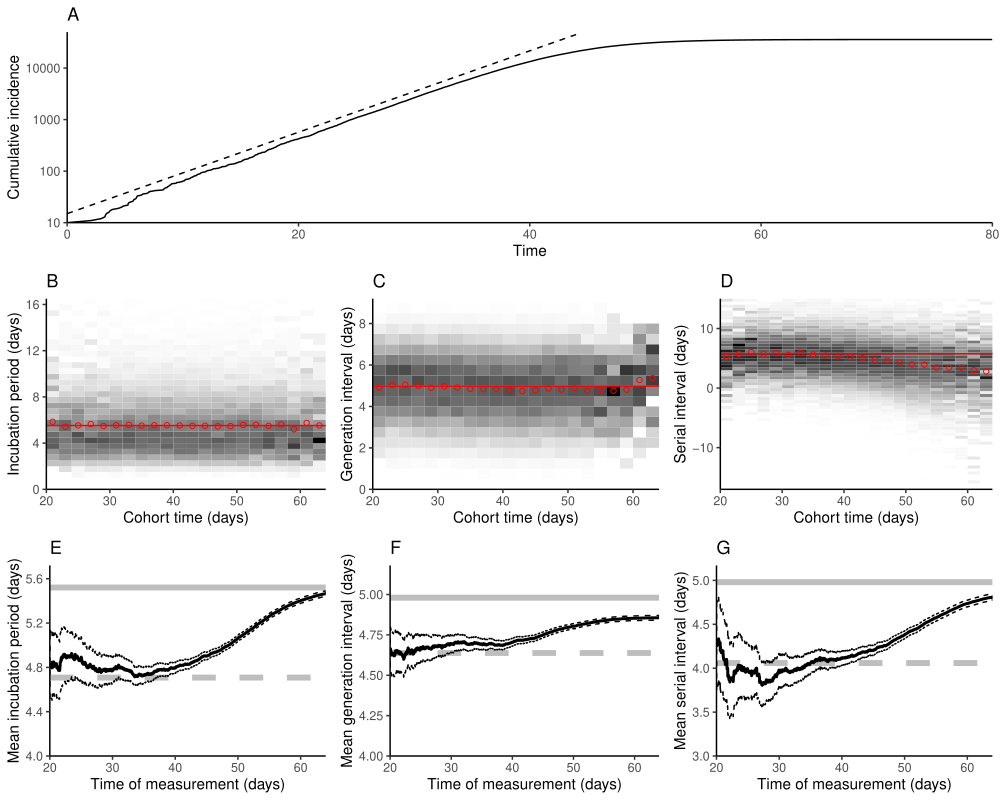

Generate this figure with R:
library(tidyr)
library(dplyr)
library(ggplot2); theme_set(theme_bw())
library(gridExtra)
source("renewal_det.R")

load("sir_sim.rda")

rr <- renewal_det(tmax=110)

plot(sir_sim$data, type="l", log="y")

lines(rr$tvec, cumsum(rr$Ivec), col=2)

## model parameters
meanlog <- 1.621
sdlog <- 0.418
scale <- 5.5
shape <- 4.1
r <- 1/5.5

set.seed(101)
inc <- rlnorm(50000, meanlog, sdlog)
minc <- mean(inc)
winc <- weighted.mean(inc, exp(-r*inc))

gen <- rweibull(50000, shape, scale)
mgen <- mean(gen)
wgen <- weighted.mean(gen, exp(-r*gen))

serforward <- gen+rlnorm(50000, meanlog, sdlog)
ser <- -inc+serforward
mser <- mean(ser)
ser2 <- -sample(inc, prob=exp(-r*inc), replace=TRUE)+serforward
ww <- exp(-r*ser2)
ww[ser2 < 0] <- 1
wser <- weighted.mean(ser2, ww)

g1 <- ggplot(sir_sim$data) +
  stat_function(fun=function(x)15*exp(1/5.5*x), lty=2) +
  geom_line(aes(time, infected)) +
  scale_x_continuous("Time", expand=c(0, 0), limits=c(0, 80)) +
  scale_y_log10("Cumulative incidence", expand=c(0, 0), limits=c(10, 49999)) +
  ggtitle("A") +
  theme(
    panel.grid = element_blank(),
    panel.border = element_blank(),
    axis.line = element_line()
  )

tcut <- 10:32*2
icut <- -80:80/2

incdata0 <- data.frame(
  cohort=sir_sim$t_infected,
  tdiff=sir_sim$t_symptomatic-sir_sim$t_infected
) %>%
  filter(!is.na(cohort), !is.na(tdiff), cohort > 20, cohort <= 64) %>%
  mutate(
    cc=cut(cohort, tcut),
    tt=cut(tdiff, icut)
  ) %>%
  group_by(cc, tt) %>%
  summarize(
    size=length(tt)
  ) %>%
  mutate(
    prop=size/sum(size)
  ) %>%
  ungroup %>%
  mutate(
    cc=as.character(cc),
    cc=(as.numeric(gsub("\\(", "", gsub(",.*", "", cc)))+as.numeric(gsub("]", "", gsub(".*,", "", cc))))/2,
    tt=as.character(tt),
    tt=(as.numeric(gsub("\\(", "", gsub(",.*", "", tt)))+as.numeric(gsub("]", "", gsub(".*,", "", tt))))/2
  )

incdata_summ <- incdata0 %>%
  group_by(cc) %>%
  summarize(
    mean=weighted.mean(tt, prop)
  )

g2 <- ggplot(incdata0) +
  geom_tile(aes(cc, tt, fill=prop)) +
  geom_point(data=incdata_summ, aes(cc, mean), shape=1, col="red") +
  geom_hline(yintercept=minc, col="red") +
  scale_x_continuous("Cohort time (days)", expand=c(0, 0)) +
  scale_y_continuous("Incubation period (days)", expand=c(0, 0), limits=c(0, 16.5)) +
  scale_fill_gradientn(colors=c("white", "black")) +
  ggtitle("B") +
  theme(
    panel.grid = element_blank(),
    panel.border = element_blank(),
    axis.line = element_line(),
    legend.position = "none"
  )

gendata0 <- data.frame(
  cohort=sir_sim$t_infected[sir_sim$infected_by],
  tdiff=sir_sim$t_infected-sir_sim$t_infected[sir_sim$infected_by]
) %>%
  filter(!is.na(cohort), !is.na(tdiff), cohort > 20, cohort <= 64) %>%
  mutate(
    cc=cut(cohort, tcut),
    tt=cut(tdiff, icut)
  ) %>%
  group_by(cc, tt) %>%
  summarize(
    size=length(tt)
  ) %>%
  mutate(
    prop=size/sum(size)
  ) %>%
  ungroup %>%
  mutate(
    cc=as.character(cc),
    cc=(as.numeric(gsub("\\(", "", gsub(",.*", "", cc)))+as.numeric(gsub("]", "", gsub(".*,", "", cc))))/2,
    tt=as.character(tt),
    tt=(as.numeric(gsub("\\(", "", gsub(",.*", "", tt)))+as.numeric(gsub("]", "", gsub(".*,", "", tt))))/2
  )

gendata_summ <- gendata0 %>%
  group_by(cc) %>%
  summarize(
    mean=weighted.mean(tt, prop)
  )

g3 <- ggplot(gendata0) +
  geom_tile(aes(cc, tt, fill=prop)) +
  geom_point(data=gendata_summ, aes(cc, mean), shape=1, col="red") +
  geom_hline(yintercept=mgen, col="red") +
  scale_x_continuous("Cohort time (days)", expand=c(0, 0)) +
  scale_y_continuous("Generation interval (days)", expand=c(0, 0), limits=c(0, 9.2), breaks=0:4*2) +
  scale_fill_gradientn(colors=c("white", "black")) +
  ggtitle("C") +
  theme(
    panel.grid = element_blank(),
    panel.border = element_blank(),
    axis.line = element_line(),
    legend.position = "none"
  )

serdata0 <- data.frame(
  cohort=sir_sim$t_symptomatic[sir_sim$infected_by],
  tdiff=sir_sim$t_symptomatic-sir_sim$t_symptomatic[sir_sim$infected_by]
) %>%
  filter(!is.na(cohort), !is.na(tdiff), cohort > 20, cohort <= 64) %>%
  mutate(
    cc=cut(cohort, tcut),
    tt=cut(tdiff, icut)
  ) %>%
  group_by(cc, tt) %>%
  summarize(
    size=length(tt)
  ) %>%
  mutate(
    prop=size/sum(size)
  ) %>%
  ungroup %>%
  mutate(
    cc=as.character(cc),
    cc=(as.numeric(gsub("\\(", "", gsub(",.*", "", cc)))+as.numeric(gsub("]", "", gsub(".*,", "", cc))))/2,
    tt=as.character(tt),
    tt=(as.numeric(gsub("\\(", "", gsub(",.*", "", tt)))+as.numeric(gsub("]", "", gsub(".*,", "", tt))))/2
  )

serdata_summ <- serdata0 %>%
  group_by(cc) %>%
  summarize(
    mean=weighted.mean(tt, prop)
  )

g4 <- ggplot(serdata0) +
  geom_tile(aes(cc, tt, fill=prop)) +
  geom_hline(yintercept=mean(ser2), col="red") +
  geom_point(data=serdata_summ, aes(cc, mean), shape=1, col="red") +
  scale_x_continuous("Cohort time (days)", expand=c(0, 0)) +
  scale_y_continuous("Serial interval (days)", expand=c(0, 0), limits=c(NA, 15)) +
  scale_fill_gradientn(colors=c("white", "black")) +
  ggtitle("D") +
  theme(
    panel.grid = element_blank(),
    panel.border = element_blank(),
    axis.line = element_line(),
    legend.position = "none"
  )

incdata <- data_frame(
  tmeasure=sir_sim$t_symptomatic[order(sir_sim$t_symptomatic)],
  tdiff=(sir_sim$t_symptomatic-sir_sim$t_infected)[order(sir_sim$t_symptomatic)],
  keep=!is.na(tdiff)
) %>%
  filter(keep) %>%
  mutate(
    csum=cumsum(tdiff),
    csum2=cumsum(tdiff^2),
    cmean=csum/1:n(),
    csd=sqrt((csum2-csum^2/1:n())/(1:n()-1)),
    cse=csd/sqrt(1:n()),
    lwr=cmean-2*cse,
    upr=cmean+2*cse
  ) %>%
  filter(tmeasure > 20, tmeasure < 64)

gendata <- data_frame(
  tmeasure=sir_sim$t_infected[order(sir_sim$t_infected)],
  tdiff=(sir_sim$t_infected-sir_sim$t_infected[sir_sim$infected_by])[order(sir_sim$t_symptomatic)],
  keep=!is.na(tdiff)
) %>%
  filter(keep) %>%
  mutate(
    csum=cumsum(tdiff),
    csum2=cumsum(tdiff^2),
    cmean=csum/1:n(),
    csd=sqrt((csum2-csum^2/1:n())/(1:n()-1)),
    cse=csd/sqrt(1:n()),
    lwr=cmean-2*cse,
    upr=cmean+2*cse
  ) %>%
  filter(tmeasure > 20, tmeasure < 64)

serdata <- data_frame(
  tmeasure=pmax(sir_sim$t_symptomatic, sir_sim$t_symptomatic[sir_sim$infected_by]),
  tdiff=(sir_sim$t_symptomatic-sir_sim$t_symptomatic[sir_sim$infected_by]),
  keep=!is.na(tdiff)
) %>%
  filter(keep) %>%
  arrange(tmeasure) %>%
  mutate(
    csum=cumsum(tdiff),
    csum2=cumsum(tdiff^2),
    cmean=csum/1:n(),
    csd=sqrt((csum2-csum^2/1:n())/(1:n()-1)),
    cse=csd/sqrt(1:n()),
    lwr=cmean-2*cse,
    upr=cmean+2*cse
  ) %>%
  filter(tmeasure > 20, tmeasure < 64)

g5 <- ggplot(incdata) +
  geom_hline(yintercept=minc, col='gray', lwd=2) +
  geom_hline(yintercept=winc, col='gray', lty=2, lwd=2) +
  geom_ribbon(aes(tmeasure, ymin=lwr, ymax=upr), col=1, fill=NA, lty=2) +
  geom_line(aes(tmeasure, cmean), lwd=1) +
  scale_x_continuous("Time of measurement (days)", expand=c(0, 0), limits=c(20, 64)) +
  scale_y_continuous("Mean incubation period (days)", expand=c(0, 0), limits=c(4, minc+0.2)) +
  ggtitle("E") +
  theme(
    panel.grid = element_blank(),
    panel.border = element_blank(),
    axis.line = element_line()
  )

g6 <- ggplot(gendata) +
  geom_hline(yintercept=mgen, col='gray', lwd=2) +
  geom_hline(yintercept=wgen, col='gray', lwd=2, lty=2) +
  geom_line(aes(tmeasure, cmean), lwd=1) +
  geom_ribbon(aes(tmeasure, ymin=lwr, ymax=upr), col=1, fill=NA, lty=2) +
  scale_x_continuous("Time of measurement (days)", expand=c(0, 0), limits=c(20, 64)) +
  scale_y_continuous("Mean generation interval (days)", expand=c(0, 0), limits=c(4, mgen+0.2)) +
  ggtitle("F") +
  theme(
    panel.grid = element_blank(),
    panel.border = element_blank(),
    axis.line = element_line()
  )

g7 <- ggplot(serdata) +
  geom_hline(yintercept=mgen, col='gray', lwd=2) +
  geom_hline(yintercept=wser, col='gray', lwd=2, lty=2) +
  geom_line(aes(tmeasure, cmean), lwd=1) +
  geom_ribbon(aes(tmeasure, ymin=lwr, ymax=upr), col=1, fill=NA, lty=2) +
  scale_x_continuous("Time of measurement (days)", expand=c(0, 0), limits=c(20, 64)) +
  scale_y_continuous("Mean serial interval (days)", expand=c(0, 0), limits=c(3, mser+0.2)) +
  ggtitle("G") +
  theme(
    panel.grid = element_blank(),
    panel.border = element_blank(),
    axis.line = element_line()
  )

gtot <- arrangeGrob(g1, g2, g3, g4, g5, g6, g7, layout_matrix = matrix(c(1, 1, 1, 2, 3, 4, 5, 6, 7), nrow=3, byrow=TRUE))

ggsave("figure_sir.pdf", gtot, width=10, height=8)
